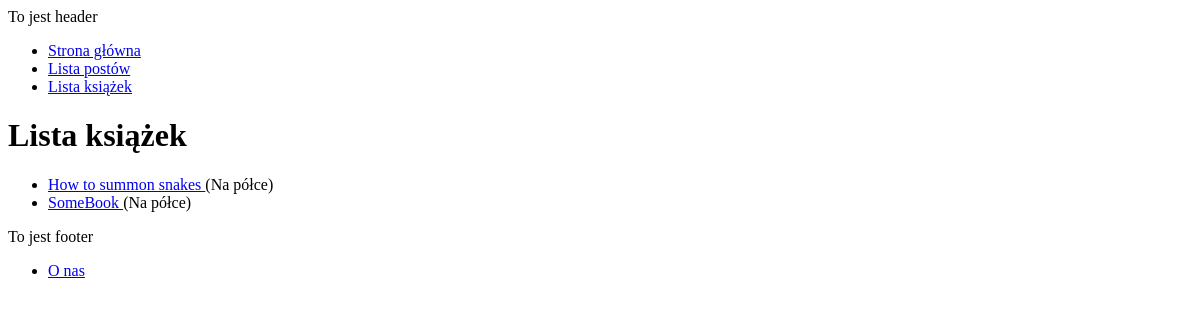
/books/, run on an earlier commit of the app's database.
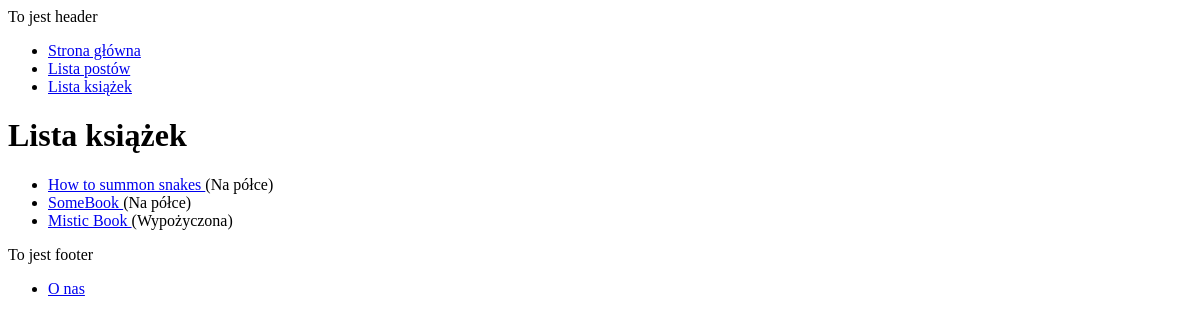
And on a later commit of the database.
### books/models.py (models this page shows, shortened)
class Timestamped(models.Model, CheckAgeMixin):
    created = models.DateTimeField(auto_now_add=True, blank=True)
    modified = models.DateTimeField(auto_now=True, blank=True)
    class Meta:
        abstract = True

class Book(Timestamped):
    title = models.CharField(max_length=255)
    description = models.TextField()
    available = models.BooleanField(default=False)
    publication_year = models.DateField()
    authors = models.ManyToManyField(Author)

### books/views.py (the view)
# urls.py: path('', books_list, name="list"),
def books_list(request):
    books = Book.objects.all()
    context = {'books_list': books}
    return render(request, "books/list.html", context)

### books/templates/books/list.html
{% extends 'base.html' %}
{% block content %}
<h1>Lista książek</h1>
<ul>
    {% for book in books_list %}
        <li>
            <a href="{% url 'books:details' book.id %}">
                {{ book.title }}
            </a>
            {% if book.available %}
                (Na półce)
            {% elif book.available == False %}
                (Wypożyczona)
            {% endif %}
        </li>
    {% endfor %}
</ul>
{% endblock %}

What changed in the data, as far as the page shows it:
added Book: title "Mistic Book", available "(Wypożyczona)"
